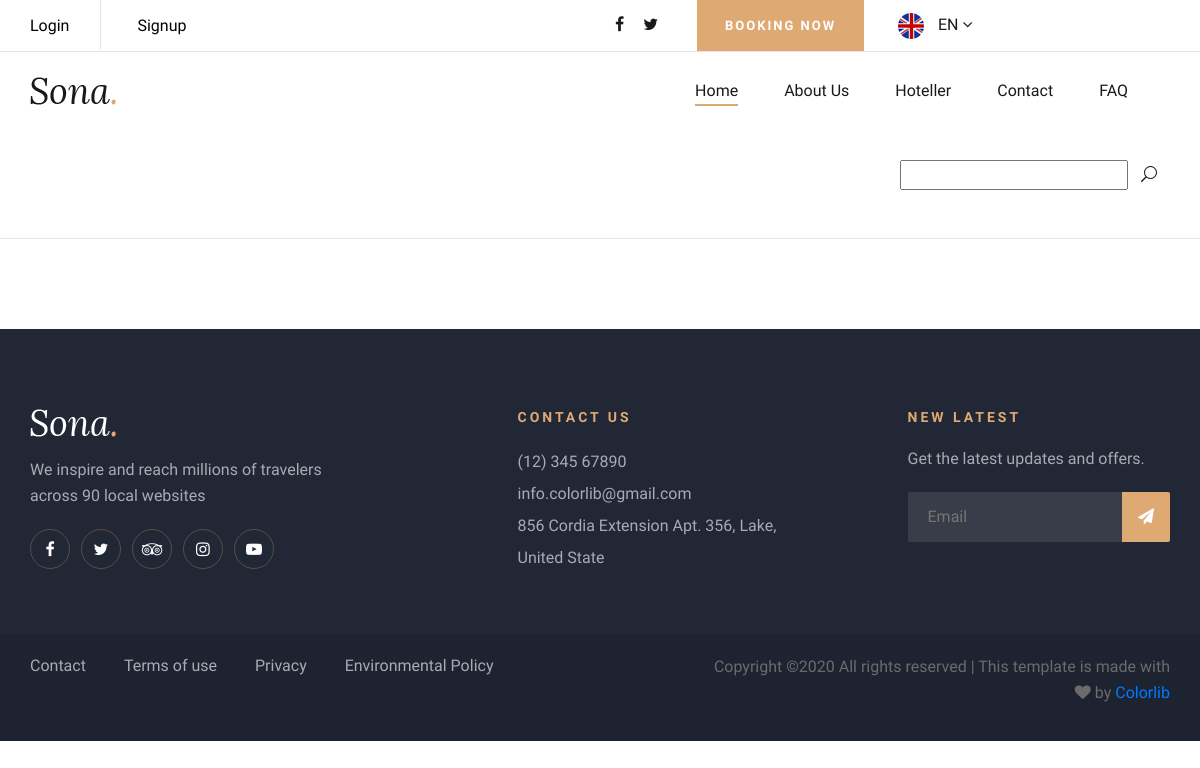
Page /faq/ on the earlier database version.
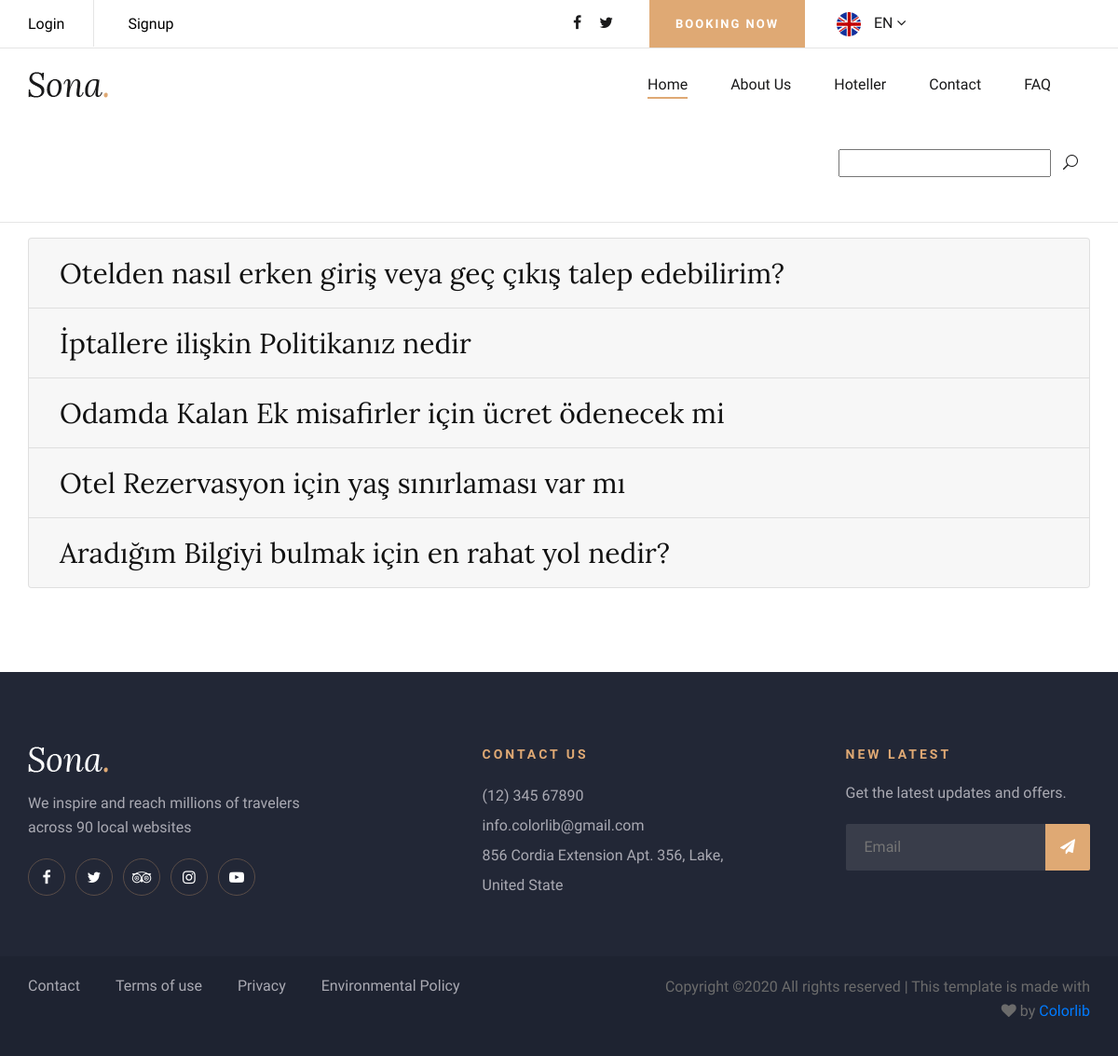
Same page on the later database version.
### home/models.py (models this page shows, shortened)
class Faq(models.Model):
    STATUS = (
        ('True','Evet'),
        ('False','Hayır'),
    )
    question = models.TextField(max_length=350)
    answer = models.TextField(max_length=550,default="")
    status=models.CharField(max_length=10 , choices=STATUS, default="")
    create_at=models.DateTimeField(auto_now_add=True)
    update_at=models.DateTimeField(auto_now_add=True)

### home/views.py (the view)
# urls.py: path('faq/',views.faq,name='faq'),
def faq(request):
    category = Category.objects.all()
    faq = Faq.objects.all()
    setting = Setting.objects.get(pk=1)
    context = {'category': category,
               'faq': faq,
               'setting':setting,}
    return render(request, 'faq.html', context)

### home/templates/faq.html (shortened to what this page needs)
{% extends 'homebase.html' %}
{% block content %}
 <hr>
 <section class="container" style="margin-top:10px;margin-bottom:90px">
    <div class="accordion" id="accordionExample">
        {% for rs in faq %}
        <div class="card">
          <div class="card-header" id="heading{{rs.id}}">
            <h2 class="mb-0">
              <button class="btn btn-link" type="button" data-toggle="collapse" data-target="#collapse{{rs.id}}" aria-expanded="false" aria-controls="collapse{{rs.id}}">
                <h3>{{rs.question}}</h3>
              </button>
            </h2>
          </div>
        </div>
        {% endfor %}
   </section>
{% endblock %}

Differences in the rows shown:
added Faq: question "Otelden nasıl erken giriş veya geç çıkış talep edebilirim?"
added Faq: question "İptallere ilişkin Politikanız nedir"
added Faq: question "Odamda Kalan Ek misafirler için ücret ödenecek mi"
added Faq: question "Otel Rezervasyon için yaş sınırlaması var mı"
added Faq: question "Aradığım Bilgiyi bulmak için en rahat yol nedir?"
